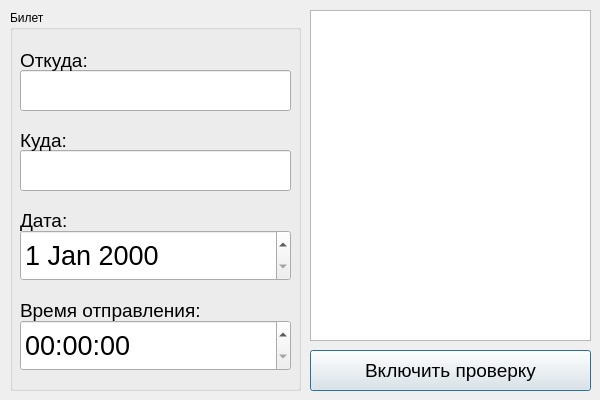
<?xml version="1.0" encoding="UTF-8"?>
<ui version="4.0">
 <class>Dialog</class>
 <widget class="QDialog" name="Dialog">
  <property name="geometry">
   <rect>
    <x>0</x>
    <y>0</y>
    <width>600</width>
    <height>400</height>
   </rect>
  </property>
  <property name="windowTitle">
   <string>Dialog</string>
  </property>
  <widget class="QGroupBox" name="groupBox">
   <property name="geometry">
    <rect>
     <x>10</x>
     <y>10</y>
     <width>291</width>
     <height>381</height>
    </rect>
   </property>
   <property name="title">
    <string>Билет</string>
   </property>
   <widget class="QDateEdit" name="dateEdit">
    <property name="geometry">
     <rect>
      <x>10</x>
      <y>220</y>
      <width>271</width>
      <height>51</height>
     </rect>
    </property>
    <property name="font">
     <font>
      <pointsize>20</pointsize>
     </font>
    </property>
   </widget>
   <widget class="QLineEdit" name="lineEdit">
    <property name="geometry">
     <rect>
      <x>10</x>
      <y>60</y>
      <width>271</width>
      <height>41</height>
     </rect>
    </property>
   </widget>
   <widget class="QLabel" name="label">
    <property name="geometry">
     <rect>
      <x>10</x>
      <y>40</y>
      <width>271</width>
      <height>21</height>
     </rect>
    </property>
    <property name="font">
     <font>
      <pointsize>14</pointsize>
     </font>
    </property>
    <property name="text">
     <string>Откуда:</string>
    </property>
   </widget>
   <widget class="QLineEdit" name="lineEdit_2">
    <property name="geometry">
     <rect>
      <x>10</x>
      <y>140</y>
      <width>271</width>
      <height>41</height>
     </rect>
    </property>
   </widget>
   <widget class="QLabel" name="label_2">
    <property name="geometry">
     <rect>
      <x>10</x>
      <y>120</y>
      <width>271</width>
      <height>21</height>
     </rect>
    </property>
    <property name="font">
     <font>
      <pointsize>14</pointsize>
     </font>
    </property>
    <property name="text">
     <string>Куда:</string>
    </property>
   </widget>
   <widget class="QTimeEdit" name="timeEdit">
    <property name="geometry">
     <rect>
      <x>10</x>
      <y>310</y>
      <width>271</width>
      <height>51</height>
     </rect>
    </property>
    <property name="font">
     <font>
      <pointsize>20</pointsize>
     </font>
    </property>
   </widget>
   <widget class="QLabel" name="label_3">
    <property name="geometry">
     <rect>
      <x>10</x>
      <y>200</y>
      <width>271</width>
      <height>21</height>
     </rect>
    </property>
    <property name="font">
     <font>
      <pointsize>14</pointsize>
     </font>
    </property>
    <property name="text">
     <string>Дата:</string>
    </property>
   </widget>
   <widget class="QLabel" name="label_4">
    <property name="geometry">
     <rect>
      <x>10</x>
      <y>290</y>
      <width>271</width>
      <height>21</height>
     </rect>
    </property>
    <property name="font">
     <font>
      <pointsize>14</pointsize>
     </font>
    </property>
    <property name="text">
     <string>Время отправления:</string>
    </property>
   </widget>
  </widget>
  <widget class="QPushButton" name="pushButton">
   <property name="geometry">
    <rect>
     <x>310</x>
     <y>350</y>
     <width>281</width>
     <height>41</height>
    </rect>
   </property>
   <property name="font">
    <font>
     <pointsize>14</pointsize>
    </font>
   </property>
   <property name="text">
    <string>Включить проверку</string>
   </property>
  </widget>
  <widget class="QTextBrowser" name="textBrowser">
   <property name="geometry">
    <rect>
     <x>310</x>
     <y>10</y>
     <width>281</width>
     <height>331</height>
    </rect>
   </property>
  </widget>
 </widget>
 <resources/>
 <connections/>
</ui>
